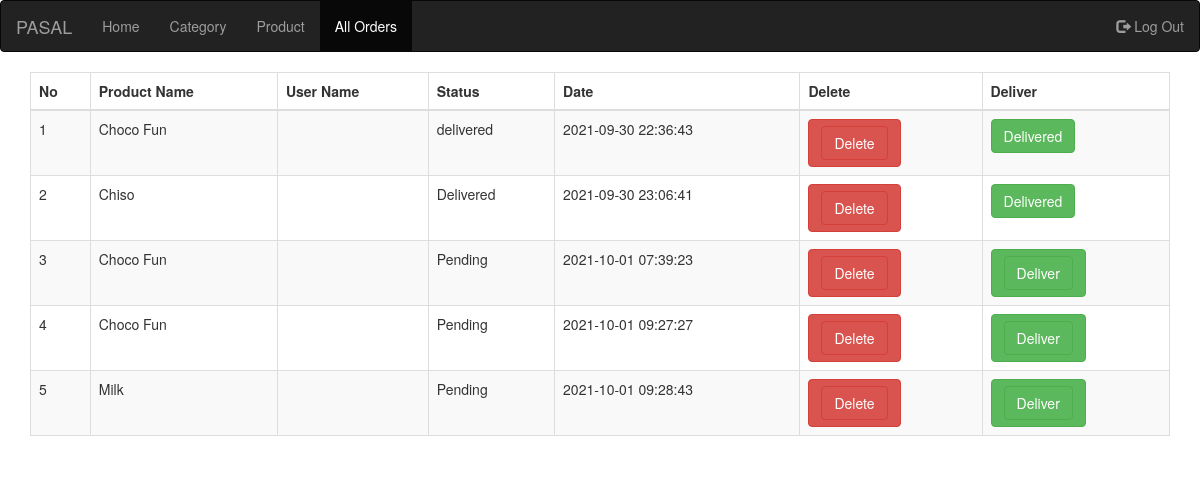
The app's page /admin/order.php with its own data.
### tables this page shows
CREATE TABLE `orders` (
  `id` int(11) NOT NULL,
  `user_id` int(11) DEFAULT NULL,
  `product_id` int(11) DEFAULT NULL,
  `status` varchar(255) DEFAULT NULL,
  `date_added` datetime DEFAULT CURRENT_TIMESTAMP
);

CREATE TABLE `product` (
  `id` int(11) NOT NULL,
  `name` varchar(255) DEFAULT NULL,
  `description` varchar(255) DEFAULT NULL,
  `price` float DEFAULT NULL,
  `category_id` int(11) DEFAULT NULL,
  `image` varchar(255) DEFAULT NULL
);

### admin/order.php (the view, shortened to what this page needs)
<?php
include "inc/home_header.php";
$conn = mysqli_connect("localhost", "root", "", "pasal");
$email = $_SESSION['email'];
$sql = "SELECT * FROM users WHERE email = '$email'";
$result = mysqli_query($conn, $sql);
$user = mysqli_fetch_assoc($result);
?>
<div class="container">
    <div class="row">
        <div class="col-md-12">
            <table class="table table-bordered table-striped">
                <thead>
                    <tr>
                        <th>No</th>
                        <th>Product Name</th>
                        <th>User Name</th>
                        <th>Status</th>
                        <th>Date</th>
                        <th>Delete</th>
                        <th>Deliver</th>
                    </tr>
                </thead>
                <tbody>
                    <?php
                    $i = 1;
                    $query = "SELECT * FROM orders ";
                    $result = mysqli_query($conn, $query);
                    while ($row = mysqli_fetch_assoc($result)) {
                        $order_id = $row['id'];
                        $product_id = $row['product_id'];
                        $status = $row['status'];
                        $date = $row['date_added'];
                        $query1 = "SELECT * FROM product WHERE id = '$product_id'";
                        $result1 = mysqli_query($conn, $query1);
                        $row1 = mysqli_fetch_assoc($result1);
                        $product_name = $row1['name'];
                        ?>
                        <tr>
                            <td><?php echo $i; ?></td>
                            <td><?php echo $product_name; ?></td>
                            <td><?php echo $user['name']; ?></td>
                            <td><?php echo $status; ?></td>
                            <td><?php echo $date; ?></td>
                            <td>
                                <a href="order.php?delete=<?php echo $order_id; ?>" class="btn btn-danger">
                                    <button class="btn btn-danger">Delete</button>
                                </a>
                            </td>
                            <td>
                                <?php
                                if ($status == 'Pending') {
                                    echo "<a href='order.php?deliver=$order_id' class='btn btn-success'>
                                    <button class='btn btn-success'>Deliver</button>
                                </a>";
                                } else {
                                    echo "<button class='btn btn-success'>Delivered</button>";
                                }
                                ?>
                            </td>
                        </tr>
                        <?php
                        $i++;
                    }
                    ?>
                </tbody>
                </table>
    </div>
</div>

### admin/inc/home_header.php (shortened to what this page needs)
<!DOCTYPE html>
<html lang="en">
<head>
  <link rel="stylesheet" href="https://maxcdn.bootstrapcdn.com/bootstrap/3.4.1/css/bootstrap.min.css">
</head>
<body>
<?php
$curPageName = substr($_SERVER["SCRIPT_NAME"],strrpos($_SERVER["SCRIPT_NAME"],"/")+1);
?>
<nav class="navbar navbar-inverse">
  <div class="container-fluid">
    <div class="navbar-header">
      <a class="navbar-brand" href="#">PASAL </a>
    </div>
    <ul class="nav navbar-nav">
      <li class="<?php if($curPageName == "home.php") echo 'active'; else echo '';?>"><a href="home.php">Home</a></li>
      <li class="<?php if($curPageName == "category.php") echo 'active'; else echo '';?>"><a href="category.php">Category</a></li>
      <li class="<?php if($curPageName == "product.php") echo 'active'; else echo '';?>"><a href="product.php">Product</a></li>
      <li class="<?php if($curPageName == "order.php") echo 'active'; else echo '';?>"><a href="order.php"> All Orders</a></li>
    </ul>
    <ul class="nav navbar-nav navbar-right">
      <li><a href="home.php?logout='1'"><span class="glyphicon glyphicon-log-out"></span> Log Out</a></li>
    </ul>
  </div>
</nav>

### records on screen
orders: product.name "Choco Fun", status "delivered", date_added "2021-09-30 22:36:43", shows "Delivered"
orders: product.name "Chiso", status "Delivered", date_added "2021-09-30 23:06:41"
orders: product.name "Choco Fun", status "Pending", date_added "2021-10-01 07:39:23"
orders: product.name "Choco Fun", status "Pending", date_added "2021-10-01 09:27:27"
orders: product.name "Milk", status "Pending", date_added "2021-10-01 09:28:43"
